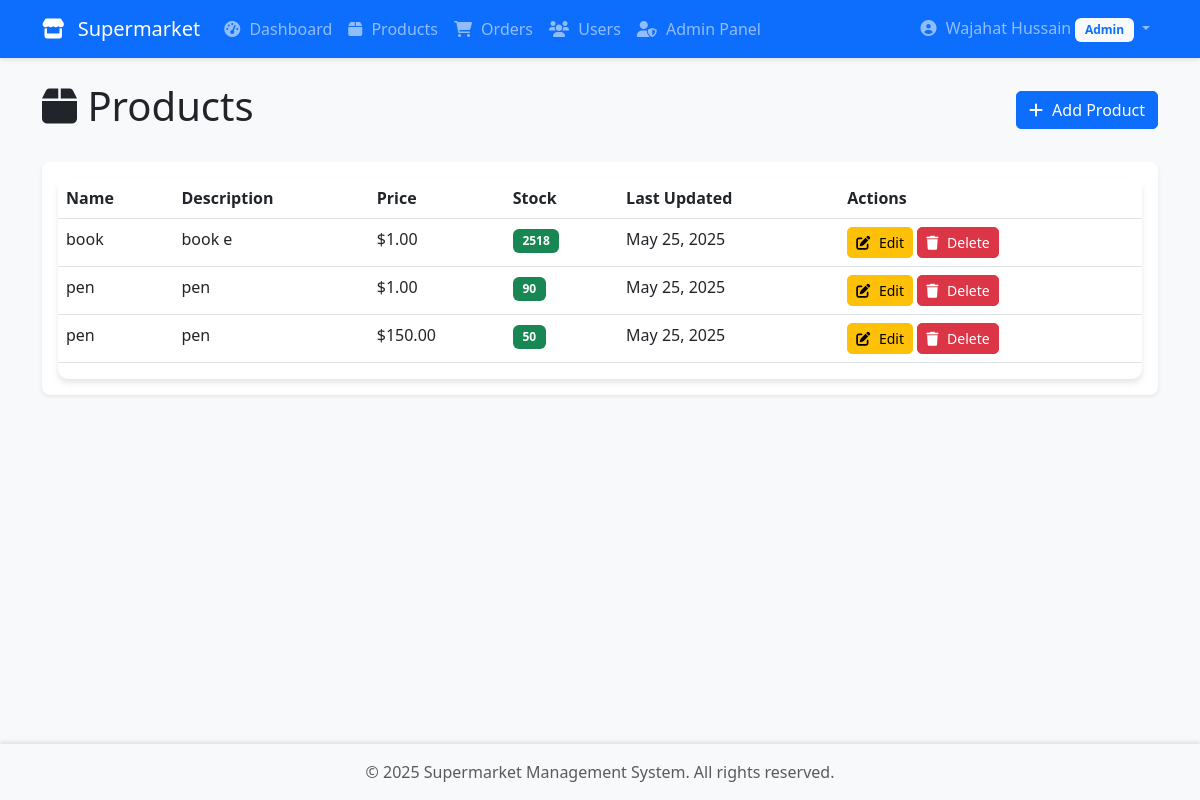
Screenshot of /products/ (signed in) with the database file from the repository.
### myapp/models.py (models this page shows, shortened)
class Product(models.Model):
    name = models.CharField(max_length=200)
    description = models.TextField()
    price = models.DecimalField(max_digits=10, decimal_places=2)
    quantity_in_stock = models.IntegerField()
    created_at = models.DateTimeField(auto_now_add=True)
    updated_at = models.DateTimeField(auto_now=True)
    created_by = models.ForeignKey(User, on_delete=models.SET_NULL, null=True, related_name='products_created')
    updated_by = models.ForeignKey(User, on_delete=models.SET_NULL, null=True, related_name='products_updated')
    class Meta:
        ordering = ['-updated_at']

### myapp/views.py (the view)
# urls.py: path('products/', views.product_list, name='product_list'),
@login_required
def product_list(request):
    products = Product.objects.all().order_by('-updated_at')
    return render(request, 'myapp/product_list.html', {'products': products})

### myapp/templates/myapp/product_list.html (shortened to what this page needs)
{% extends "myapp/base.html" %}
{% block content %}
  <div class="d-flex justify-content-between align-items-center mb-4">
    <h1>
      <i class="fas fa-box"></i> Products
    </h1>
    {% if user.userprofile.role == 'admin' %}
      <a href="{% url 'product_add' %}" class="btn btn-primary">
        <i class="fas fa-plus"></i> Add Product
      </a>
    {% endif %}
  </div>
  <div class="card form-card">
    <div class="card-body">
      <div class="table-responsive">
        <table class="table table-hover">
          <thead>
            <tr>
              <th>Name</th>
              <th>Description</th>
              <th>Price</th>
              <th>Stock</th>
              <th>Last Updated</th>
              {% if user.userprofile.role == 'admin' %}<th>Actions</th>{% endif %}
            </tr>
          </thead>
          <tbody>
            {% for product in products %}
              <tr>
                <td>{{ product.name }}</td>
                <td>{{ product.description|truncatewords:20 }}</td>
                <td>${{ product.price }}</td>
                <td>
                  <span class="badge {% if product.quantity_in_stock < 10 %}bg-danger{% elif product.quantity_in_stock < 30 %}bg-warning{% else %}bg-success{% endif %}">
                    {{ product.quantity_in_stock }}
                  </span>
                </td>
                <td>{{ product.updated_at|date:"M d, Y" }}</td>
                {% if user.userprofile.role == 'admin' %}
                  <td>
                    <a href="{% url 'product_edit' product.id %}"
                       class="btn btn-warning btn-sm">
                      <i class="fas fa-edit"></i> Edit
                    </a>
                    <a href="{% url 'product_delete' product.id %}"
                       class="btn btn-danger btn-sm">
                      <i class="fas fa-trash"></i> Delete
                    </a>
                  </td>
                {% endif %}
              </tr>
            {% empty %}
              <tr>
                <td colspan="{% if user.userprofile.role == 'admin' %}6{% else %}5{% endif %}"
                    class="text-center">No products available</td>
              </tr>
            {% endfor %}
          </tbody>
        </table>
      </div>
    </div>
  </div>
{% endblock %}

### myapp/templates/myapp/base.html (shortened to what this page needs)
<!DOCTYPE html>
<html lang="en">
  <head>
    <link href="https://cdn.jsdelivr.net/npm/bootstrap@5.3.0/dist/css/bootstrap.min.css"
          rel="stylesheet" />
    <link href="https://cdnjs.cloudflare.com/ajax/libs/font-awesome/6.0.0/css/all.min.css"
          rel="stylesheet" />
    {% load static %}
    <link href="{% static 'myapp/css/style.css' %}" rel="stylesheet" />
  </head>
  <body>
    <nav class="navbar navbar-expand-lg navbar-dark bg-primary">
      <div class="container">
        <a class="navbar-brand" href="{% url 'dashboard' %}">
          <i class="fas fa-store"></i> Supermarket
        </a>
        {% if request.user.is_authenticated %}
          <div class="collapse navbar-collapse" id="navbarNav">
            <ul class="navbar-nav me-auto">
              <li class="nav-item">
                <a class="nav-link" href="{% url 'dashboard' %}">
                  <i class="fas fa-tachometer-alt"></i> Dashboard
                </a>
              </li>
              <li class="nav-item">
                <a class="nav-link" href="{% url 'product_list' %}">
                  <i class="fas fa-box"></i> Products
                </a>
              </li>
              <li class="nav-item">
                <a class="nav-link" href="{% url 'order_list' %}">
                  <i class="fas fa-shopping-cart"></i> Orders
                </a>
              </li>
              {% if request.user.userprofile.role == 'admin' %}
                <li class="nav-item">
                  <a class="nav-link" href="{% url 'user_list' %}">
                    <i class="fas fa-users"></i> Users
                  </a>
                </li>
                <li class="nav-item">
                  <a class="nav-link" href="{% url 'admin:index' %}" target="_blank">
                    <i class="fas fa-user-shield"></i> Admin Panel
                  </a>
                </li>
              {% endif %}
            </ul>
            <ul class="navbar-nav">
              <li class="nav-item dropdown">
                <a class="nav-link dropdown-toggle"
                   href="#"
                   id="navbarDropdown"
                   role="button"
                   data-bs-toggle="dropdown">
                  <i class="fas fa-user-circle"></i>
                  {{ request.user.get_full_name|default:request.user.username }}
                  {% if request.user.userprofile.role == 'admin' %}
                    <span class="badge bg-light text-primary">Admin</span>
                  {% else %}
                    <span class="badge bg-light text-primary">Entry Operator</span>
                  {% endif %}
                </a>
              </li>
            </ul>
          </div>
        {% endif %}
      </div>
    </nav>
    <div class="container mt-4">
      {% block content %}{% endblock %}
    </div>
    <footer class="footer mt-auto py-3 bg-light">
      <div class="container text-center">
        <span class="text-muted">© {% now "Y" %} Supermarket Management System. All rights
        reserved.</span>
      </div>
    </footer>
  </body>
</html>

### myapp/static/myapp/css/style.css (style rules this page uses)
body { background-color: #f8f9fa; min-height: 100vh; display: flex; flex-direction: column; }
.container { flex: 1; }
.navbar { box-shadow: 0 2px 4px rgba(0, 0, 0, 0.1); }
.navbar-brand i { margin-right: 0.5rem; }
.nav-link i { margin-right: 5px; }
.table-responsive { border-radius: 10px; box-shadow: 0 4px 6px rgba(0, 0, 0, 0.1); }
.table th { border-top: none; }
.form-card { box-shadow: 0 0.125rem 0.25rem rgba(0, 0, 0, 0.075); border: none; border-radius: 0.5rem; }
.btn { border-radius: 5px; }
.btn i { margin-right: 5px; }
.badge { padding: 0.5em 0.8em; }
.footer { margin-top: auto; box-shadow: 0 -2px 4px rgba(0, 0, 0, 0.1); }

### rows the page displays
Product: name "book", description "book e", price "1.00", quantity_in_stock "2518", updated_at "May 25, 2025"
Product: name "pen", description "pen", price "1.00", quantity_in_stock "90", updated_at "May 25, 2025"
Product: name "pen", description "pen", price "150.00", quantity_in_stock "50", updated_at "May 25, 2025"

### other values shown
{{ request.user.get_full_name|default:request.user.username }} "Wajahat Hussain"
